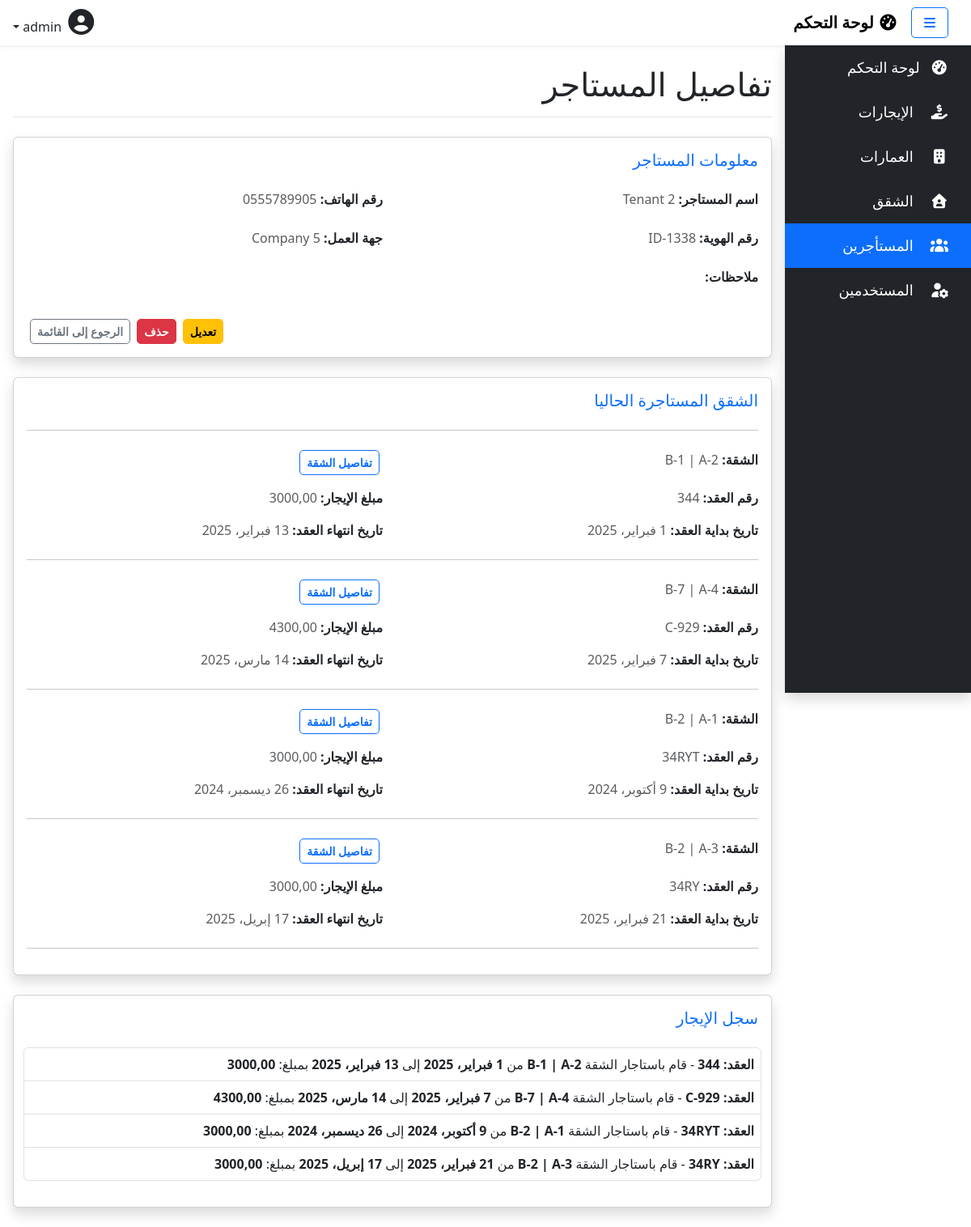
The app's page /tenants/2/ (signed in) with its own data.
### rentals/models.py (models this page shows, shortened)
class Tenant(models.Model):
    name = models.CharField(max_length=100, verbose_name="اسم المستاجر")
    phone_number = models.CharField(max_length=15, unique=True, verbose_name="رقم الهاتف")
    id_number = models.CharField(max_length=20, unique=True, verbose_name="رقم الهوية")
    workplace = models.CharField(max_length=100, blank=True, verbose_name="جهة العمل")
    notes = models.TextField(verbose_name="ملاحظات", blank=True)
    class Meta:
        verbose_name = "المستاجر"
        verbose_name_plural = "المستاجرين"

class ActiveTenant(models.Model):
    apartment = models.OneToOneField(Apartment, on_delete=models.CASCADE, related_name="active_tenant", verbose_name="الشقة")
    tenant = models.ForeignKey(Tenant, on_delete=models.CASCADE, related_name="active_apartment", verbose_name="المستاجر")
    contract_number = models.CharField(max_length=50, unique=True, verbose_name="رقم العقد")
    contract_start_date = models.DateField(verbose_name="تاريخ بداية العقد")
    contract_end_date = models.DateField(verbose_name="تاريخ انتهاء العقد")
    rent_amount = models.DecimalField(max_digits=10, decimal_places=2, verbose_name="مبلغ الإيجار شهري")
    notes = models.TextField(verbose_name="ملاحظات", blank=True)
    class Meta:
        verbose_name = "الايجار"
        verbose_name_plural = "الايجارات"

class Apartment(models.Model):
    APARTMENT_STATUS_CHOICES = [
        ('شاغرة', 'شاغرة'),
        ('مأهولة', 'مأهولة'),
    ]
    building = models.ForeignKey(Building, on_delete=models.CASCADE, related_name='apartments', verbose_name="العمارة")
    apartment_number = models.CharField(max_length=50, verbose_name="رقم الشقة")
    num_of_rooms = models.IntegerField(verbose_name="عدد الغرف")
    electricity_meter_number = models.CharField(max_length=50, verbose_name="رقم عداد الكهرباء")
    water_meter_number = models.CharField(max_length=50, verbose_name="رقم عداد الماء")
    status = models.CharField(max_length=8, choices=APARTMENT_STATUS_CHOICES, default='شاغرة', verbose_name="الحالة")
    floor_number = models.IntegerField(verbose_name="رقم الطابق", default=1)
    class Meta:
        verbose_name = "الشقة"
        verbose_name_plural = "الشقق"
        unique_together = ("building", "apartment_number")
    def __str__(self):
        return f"{self.building.building_number} | {self.apartment_number}"

class Building(models.Model):
    building_number = models.CharField(max_length=3, unique=True, verbose_name="رقم العمارة")
    address = models.CharField(max_length=255, blank=True, verbose_name="عنوان العمارة")
    number_of_floors = models.IntegerField(verbose_name="عدد الطوابق", default=1)
    number_of_apartments = models.IntegerField(verbose_name="عدد الشقق", default=0)
    class Meta:
        verbose_name = "العمارة"
        verbose_name_plural = "العمارات"

class RentalHistory(models.Model):
    active_tenant = models.ForeignKey(ActiveTenant, on_delete=models.SET_NULL, related_name="history", null=True, blank=True, verbose_name="العقد الحالي")
    apartment = models.ForeignKey(Apartment, on_delete=models.SET_NULL, related_name="rental_history", null=True, blank=True, verbose_name="الشقة")
    tenant = models.ForeignKey(Tenant, on_delete=models.SET_NULL, related_name="apartment_rental_history", null=True, blank=True, verbose_name="المستاجر")
    contract_number = models.CharField(max_length=50, unique=True, verbose_name="رقم العقد")
    contract_start_date = models.DateField(verbose_name="تاريخ بداية العقد")
    contract_end_date = models.DateField(verbose_name="تاريخ انتهاء العقد")
    rent_amount = models.DecimalField(max_digits=10, decimal_places=2, verbose_name="مبلغ الإيجار شهري")
    notes = models.TextField(verbose_name="ملاحظات", blank=True)
    class Meta:
        verbose_name = "سجل الايجار"
        verbose_name_plural = "سجل الايجارات"

### rentals/views.py (the view)
# urls.py: path('tenants/<int:pk>/', views.TenantDetailView.as_view(), name='tenant_detail'),
class TenantDetailView(PermissionRequiredMixin, DetailView):
    model = Tenant
    template_name = 'tenants/detail.html'
    permission_required = 'rentals.view_tenant'
    def get_context_data(self, **kwargs):
        context = super().get_context_data(**kwargs)
        context["model_name"] = self.model._meta.model_name  # Model name for template
        context["model_verbose_name"] = self.model._meta.verbose_name  # Model name for template
        context["fields"] = [
            (field.verbose_name, getattr(self.object, field.name, "لا توجد بيانات"))
            for field in self.model._meta.get_fields()
            if not (field.auto_created and not field.concrete) and field.name != "id"
        ]
        return context

### rentals/templates/tenants/detail.html (shortened to what this page needs)
{% extends 'base.html' %}
{% block content %}
  <div class="container mt-4">
    <div class="d-flex justify-content-between align-items-center border-bottom pb-2 mb-4">
      <h1 class="text-end">تفاصيل {{ model_verbose_name }}</h1>
    </div>
    <div class="card shadow border-1 mb-4">
        <div class="card-body">
        <h5 class="card-title mb-4 text-primary">معلومات {{ model_verbose_name }}</h5>
        <div class="row mb-3">
          {% for field_name, field_value in fields %}
            <div class="col-md-6 mb-2">
              <p><strong>{{ field_name }}:</strong> <span class="text-muted">{{ field_value }}</span></p>
            </div>
          {% endfor %}
        </div>
        <div class="d-flex justify-content-end">
          <a href="{% url model_name|lower|add:'_update' object.pk %}" class="btn btn-warning btn-sm mx-1">تعديل</a>
          <a href="{% url model_name|lower|add:'_delete' object.pk %}" class="btn btn-danger btn-sm mx-1">حذف</a>
          <a href="{% url model_name|lower|add:'_list' %}" class="btn btn-outline-secondary btn-sm mx-1">الرجوع إلى القائمة</a>
        </div>
      </div>
    </div>
    <div class="card shadow border-1 mb-4">
      <div class="card-body">
        <h5 class="card-title mb-4 text-primary">الشقق المستاجرة الحاليا</h5>
        {% if object.active_apartment.all %}
        <hr>
        {% for active_apartment in object.active_apartment.all %}
        <div class="row mb-3">
          <p class="col-md-6 my-2"><strong>الشقة:</strong> <span class="text-muted">{{ active_apartment.apartment }}</span></p>
          <p class="col-md-6 my-2"><a href="{% url 'apartment_detail' active_apartment.apartment.pk %}" class="btn btn-outline-primary btn-sm mx-1">تفاصيل الشقة</a></p>
          <p class="col-md-6 my-2"><strong>رقم العقد:</strong> <span class="text-muted">{{ active_apartment.contract_number }}</span></p>
          <p class="col-md-6 my-2"><strong>مبلغ الإيجار:</strong> <span class="text-muted">{{ active_apartment.rent_amount }}</span></p>
          <p class="col-md-6 my-2"><strong>تاريخ بداية العقد:</strong> <span class="text-muted">{{ active_apartment.contract_start_date }}</span></p>
          <p class="col-md-6 my-2"><strong>تاريخ انتهاء العقد:</strong> <span class="text-muted">{{ active_apartment.contract_end_date }}</span></p>
        </div>
        <hr>
        {% endfor %}
        {% else %}
        <p class="text-muted">لا يوجد شقق حاليًا.</p>
        {% endif %}
      </div>
    </div>
    <div class="card shadow border-1 mb-4">
      <div class="card-body">
        <h5 class="card-title mb-4 text-primary">سجل الإيجار</h5>
        <div class="row mb-3">
          {% if object.apartment_rental_history.all %}
          <ul class="list-group px-2">
            {% for rental in object.apartment_rental_history.all %}
            <li class="list-group-item border-bottom p-2">
              <p class="m-0">
                <strong>العقد: {{ rental.contract_number }} </strong> -
                قام باستاجار الشقة <strong>{{ rental.apartment }}</strong>
                من <strong>{{ rental.contract_start_date }}</strong>
                إلى <strong>{{ rental.contract_end_date }}</strong> بمبلغ:
                <strong>{{ rental.rent_amount }}</strong>
              </p>
            </li>
            {% endfor %}
          </ul>
          {% else %}
            <p class="text-muted">لا يوجد سجل إيجار لهذه الشقة.</p>
          {% endif %}
        </div>
      </div>
    </div>
  </div>
{% endblock %}

### static/css/styles.css (style rules this page uses)
.btn { border-radius: 5px; font-weight: bold; transition: background-color 0.3s ease; }

### records on screen
Tenant: fields "Tenant 2" "0555789905" "ID-1338" "Company 5"
ActiveTenant: apartment "B-1 | A-2", contract_number "344", rent_amount "3000,00", contract_start_date "1 فبراير، 2025", contract_end_date "13 فبراير، 2025"
ActiveTenant: apartment "B-7 | A-4", contract_number "C-929", rent_amount "4300,00", contract_start_date "7 فبراير، 2025", contract_end_date "14 مارس، 2025"
ActiveTenant: apartment "B-2 | A-1", contract_number "34RYT", rent_amount "3000,00", contract_start_date "9 أكتوبر، 2024", contract_end_date "26 ديسمبر، 2024"
ActiveTenant: apartment "B-2 | A-3", contract_number "34RY", rent_amount "3000,00", contract_start_date "21 فبراير، 2025", contract_end_date "17 إبريل، 2025"
RentalHistory: contract_number "344", apartment "B-1 | A-2", contract_start_date "1 فبراير، 2025", contract_end_date "13 فبراير، 2025", rent_amount "3000,00"
RentalHistory: apartment "B-7 | A-4", contract_start_date "7 فبراير، 2025", contract_end_date "14 مارس، 2025", rent_amount "4300,00"
RentalHistory: apartment "B-2 | A-1", contract_start_date "9 أكتوبر، 2024", contract_end_date "26 ديسمبر، 2024", rent_amount "3000,00"
RentalHistory: apartment "B-2 | A-3", contract_start_date "21 فبراير، 2025", contract_end_date "17 إبريل، 2025", rent_amount "3000,00"

### other values on screen
{{ model_verbose_name }} "المستاجر"
{{ field_name }} "اسم المستاجر" "رقم الهاتف" "رقم الهوية" "جهة العمل" "ملاحظات"
